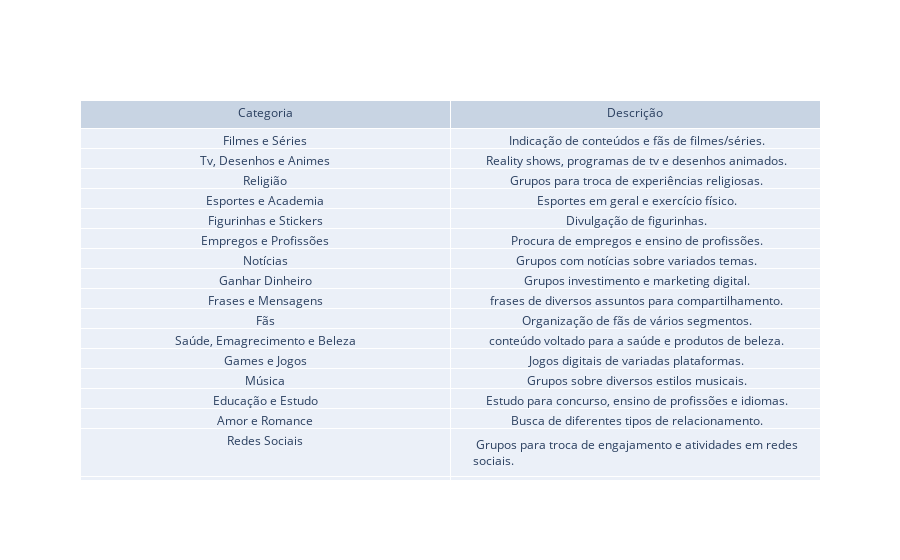

Notebook cell for this chart:
### Markdown cell above
## Detalhamento de Cada Classe

### Code cell
categ_desc = pd.read_csv('./scripts/final_data/categories.csv', sep=';')
fig = go.Figure(data=[go.Table(header=dict(values=['Categoria', 'Descrição']),
                 cells=dict(values=[list(categ_desc['categoria']), list(categ_desc['descricao'])]))
                     ])
fig.show()

### Figure 1 — Plotly figure (JSON) as saved in the notebook; plotly's stock layout.template omitted (floating-point values rounded to 4 significant figures)
{"data": [{"cells": {"values": [["Filmes e Séries", "Tv, Desenhos e Animes", "Religião", "Esportes e Academia", "Figurinhas e Stickers", "Empregos e Profissões", "Notícias", "Ganhar Dinheiro", "Frases e Mensagens", "Fãs", "Saúde, Emagrecimento e Beleza", "Games e Jogos", "Música", "Educação e Estudo", "Amor e Romance", "Redes Sociais", "Memes Rngraçados e Zoeira", "Festas, Baladas e Eventos", "Política", "Receitas", "Carros e Motos"], [" Indicação de conteúdos e fãs de filmes/séries.", " Reality shows, programas de tv e desenhos animados.", " Grupos para troca de experiências religiosas.", " Esportes em geral e exercício físico.", " Divulgação de figurinhas.", " Procura de empregos e ensino de profissões.", " Grupos com notícias sobre variados temas.", " Grupos investimento e marketing digital.", " frases de diversos assuntos para compartilhamento.", " Organização de fãs de vários segmentos.", " conteúdo voltado para a saúde e produtos de beleza.", " Jogos digitais de variadas plataformas.", " Grupos sobre diversos estilos musicais.", " Estudo para concurso, ensino de profissões e idiomas.", " Busca de diferentes tipos de relacionamento.", " Grupos para troca de engajamento e atividades em redes sociais.", " Conteúdo humorístico.", " Divulgação de eventos diversos.", " Grupos de apoio e debate político.", " Receitas de comidas e dietas.", " Admiradores de automóveis e venda de veículos."]]}, "header": {"values": ["Categoria", "Descrição"]}, "type": "table"}], "layout": {}}
